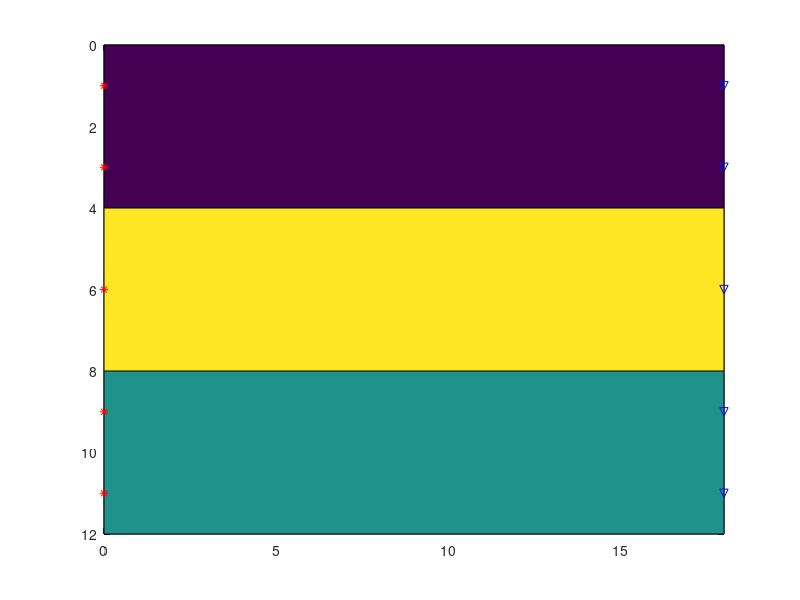

This figure's MATLAB source: (Note: this script raises an error after producing the figure.)
%% Input Data & Parameter
clc
close all

%Lokasi Source dan Receiver
S.X = [0 0 0 0 0];
S.Y = [1 3 6 9 11];
R.X = [18 18 18 18 18];
R.Y = [1 3 6 9 11];

x0 = 0;
y0 = 0;
dx = 18;
dy4 = 4;
dy8 = 8;

Xgrid = [0;18]; 
Ygrid = [0;4;8;12];

[Mesh.X, Mesh.Y] = meshgrid(Xgrid,Ygrid);

Velocity = [1000; 5000; 3000];
VelocityPlot = [Velocity; Velocity(size(Velocity,1),:)];
VelocityPlot = [VelocityPlot VelocityPlot(:,size(VelocityPlot,2))];

%% Visualisasi
pcolor(Mesh.X,Mesh.Y,VelocityPlot)
set(gca,'Ydir','Reverse')
hold on
plot(S.X,S.Y,'*r')
hold on
plot(R.X,R.Y,'vb')
hold on
for i=1:length(S.X)
    for j=1:length(R.X)
        [X,Y] = raypath4(S.X(i),S.Y(i),R.X(j),R.Y(j),dy4,Velocity);
        plot(X,Y,'r')
        hold on
    end
end
for i=1:length(S.X)
    for j=1:length(R.X)
        [X,Y] = raypath8(S.X(i),S.Y(i),R.X(j),R.Y(j),dy8,Velocity);
        plot(X,Y,'r')
        hold on
    end
end
hold off
title('Ray Tracing')
xlabel('Distance')
ylabel('Depth')
colorbar

%% Fungsi Raypath
function [RayPathX,RayPathY] = raypath4(SX,SY,RX,RY,dy4,Velocity)
SdtDtg = 0:1:90;
BatasY = dy4;
ErrorMin = inf;
for i=1:length(SdtDtg)
    dxx = tan(deg2rad(SdtDtg(i)))*dy4;
    if SY > RY
    BatasX = SY - dxx;
    else
    BatasX = SY + dxx;
    end

SdtTrmsi = sin(deg2rad(SdtDtg(i)))*Velocity(2)/Velocity(1);
dyy = tan(SdtTrmsi)*dy4;

if SY > RY
    ReceiverTempY = SY - dyy;
    else
    ReceiverTempY = SY + dyy;
end

ErrorDist = sqrt((RX-RX)^2+(ReceiverTempY-RY)^2);

if ErrorDist<ErrorMin
    ErrorMin = ErrorDist;
    RayPathX = [SX BatasX RX];
    RayPathY = [SY BatasY RY];
end
end

end

%% Fungsi Raypath
function [RayPathX,RayPathY] = raypath8(SX,SY,RX,RY,dy8,Velocity)
SdtDtg = 0:1:90;
BatasY = dy8;
ErrorMin = inf;
for i=1:length(SdtDtg)
    dxx = tan(deg2rad(SdtDtg(i)))*dy8;
    if SY > RY
    BatasX = SY - dxx;
    else
    BatasX = SY + dxx;
    end

SdtTrmsi = sin(deg2rad(SdtDtg(i)))*Velocity(2)/Velocity(1);
dyy = tan(SdtTrmsi)*dy8;

if SY > RY
    RTempY = SY - dyy;
    else
    RTempY = SY + dyy;
end

ErrorDist = sqrt((RX-RX)^2+(RTempY-RY)^2);

if ErrorDist < ErrorMin
   ErrorMin = ErrorDist;
   RayPathX = [SX BatasX RX];
   RayPathY = [SY BatasY RY];
end
end

end
